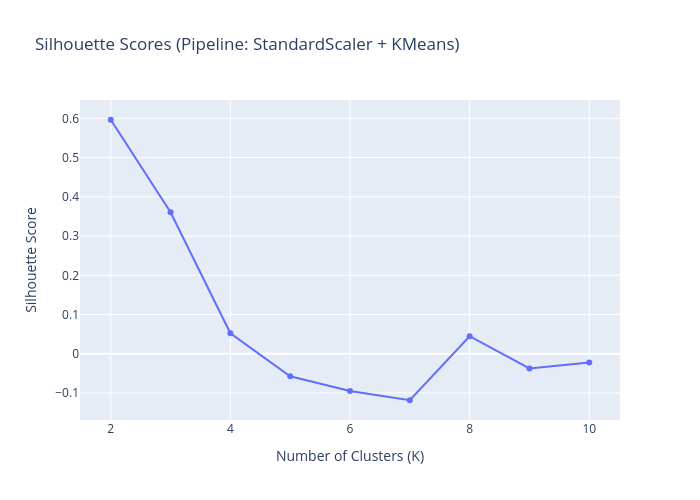

The notebook cell this image was saved under:
### Code cell
lines = list(range(2, 11))
fig = px.line(
    x=lines,
    y=sil_scores,
    markers=True,
    title="Silhouette Scores (Pipeline: StandardScaler + KMeans)",
    labels={"x": "Number of Clusters (K)", "y": "Silhouette Score"}
)

fig.update_layout(height=500, width=700)
fig.show()

### Figure 1 — Plotly figure (JSON) as saved in the notebook; plotly's stock layout.template omitted (floating-point values rounded to 4 significant figures)
{"data": [{"hovertemplate": "Number of Clusters (K)=%{x}<br>Silhouette Score=%{y}<extra></extra>", "legendgroup": "", "line": {"color": "#636efa", "dash": "solid"}, "marker": {"symbol": "circle"}, "mode": "lines+markers", "name": "", "orientation": "v", "showlegend": false, "type": "scatter", "x": [2, 3, 4, 5, 6, 7, 8, 9, 10], "xaxis": "x", "y": [0.5965, 0.3608, 0.05239, -0.05718, -0.09473, -0.1185, 0.04474, -0.03751, -0.02224], "yaxis": "y"}], "layout": {"height": 500, "legend": {"tracegroupgap": 0}, "title": {"text": "Silhouette Scores (Pipeline: StandardScaler + KMeans)"}, "width": 700, "xaxis": {"anchor": "y", "domain": [0, 1], "title": {"text": "Number of Clusters (K)"}}, "yaxis": {"anchor": "x", "domain": [0, 1], "title": {"text": "Silhouette Score"}}}}
